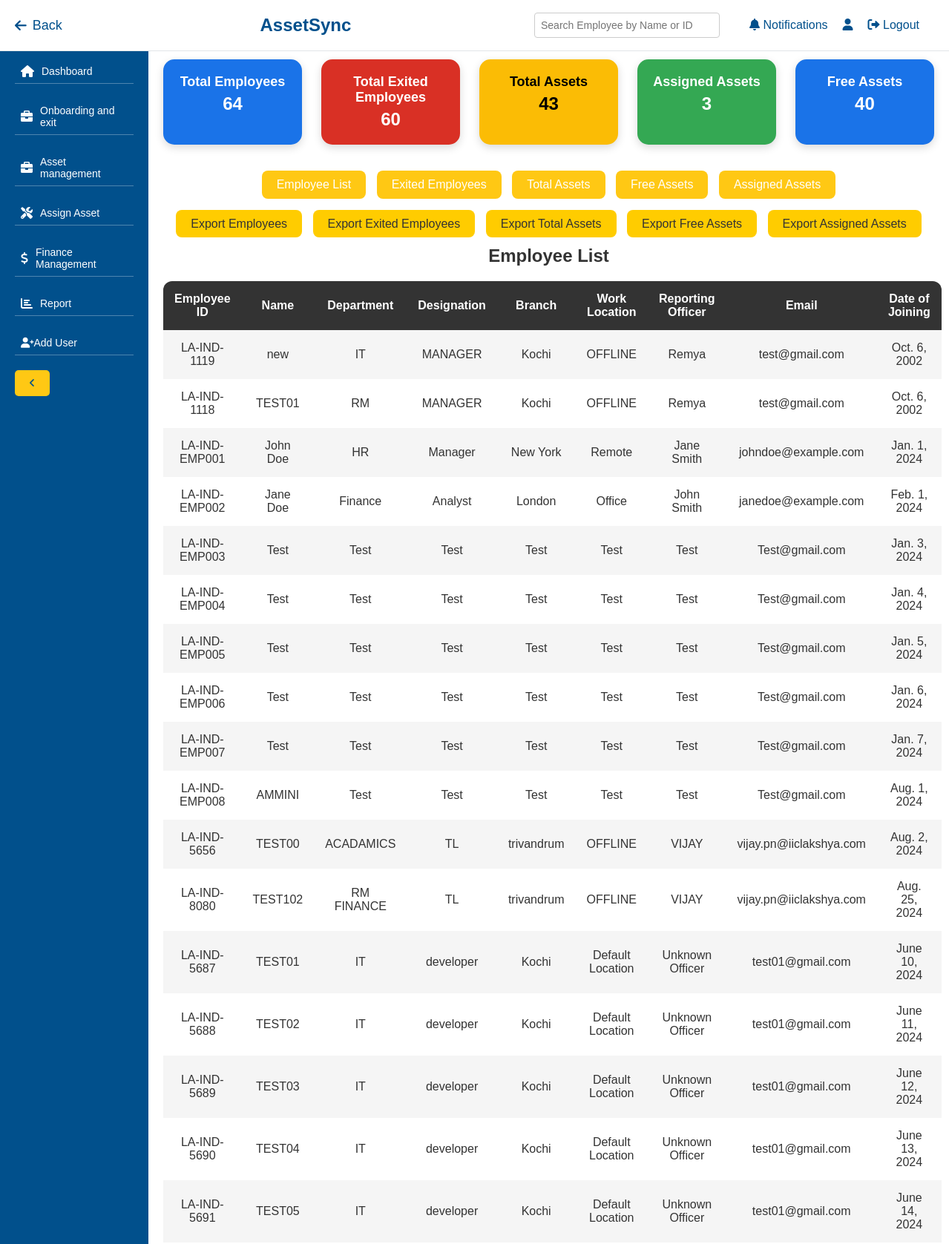
The page /report/ (upper part) on the database its author committed.
### management/models.py (models this page shows, shortened)
class Employee(models.Model):
    DEPARTMENT_CHOICES = [
        ('IT', 'IT'),
        ('HR', 'HR'),
        ('FINANCE', 'FINANCE'),
        ('RM FINANCE', 'RM FINANCE'),
        ('RM', 'RM'),
        ('ACADAMICS', 'ACADAMICS'),
        ('CC', 'CC'),
        ('ONLINE OPERATIONS', 'ONLINE OPERATIONS'),
        ('ADMIN', 'ADMIN'),
    ]
    BRANCH_CHOICES = [
        ('kannur', 'Kannur'),
        ('calicut', 'Calicut'),
        ('thrissur', 'Thrissur'),
        ('kochi', 'Kochi'),
        ('kottayam', 'Kottayam'),
        ('trivandrum', 'Trivandrum'),
    ]
    date_of_joining = models.DateField()
    employee_id = models.CharField(max_length=100, unique=True)
    name = models.CharField(max_length=200)
    department = models.CharField(max_length=100, choices=DEPARTMENT_CHOICES)
    designation = models.CharField(max_length=100)
    branch = models.CharField(max_length=100, choices=BRANCH_CHOICES)
    work_location = models.CharField(max_length=100)
    reporting_officer = models.CharField(max_length=100)
    personal_email_id = models.EmailField()
    exited = models.BooleanField(default=False)

### management/views.py (the view, shortened to what this page needs)
# urls.py: path('report/', views.report, name='report'),
def report(request):
    employees = Employee.objects.all()
    exited_employees = employees.filter(exited=True)
    DEVICE_MODELS = {
        'Laptop': Laptop,
        'Desktop': Desktop,
        'Printer': Printer,
        'iPad': iPad,
        'iPhone': iPhone,
        'Smartphone': Smartphone,
        'KeypadPhone': KeypadPhone,
        'Headset': Headset,
        'Keyboard': Keyboard,
        'Mouse': Mouse,
        'Pendrive': Pendrive,
        'HardDisk': HardDisk,
        'LanAdapter': LanAdapter,
        'SIM': SIM,
        'RentalAsset': RentalAsset,
    }
    export_type = request.GET.get('export')
    if export_type == 'employees':
        fieldnames = ['employee_id', 'name', 'department', 'designation', 'branch', 'work_location', 'reporting_officer', 'personal_email_id', 'date_of_joining']
        return export_to_csv(employees.values(*fieldnames), 'employees', fieldnames)
    employee_paginator = Paginator(employees, 50)  # Show 50 employees per page
    exited_employee_paginator = Paginator(exited_employees, 50)  # Show 50 exited employees per page
    page_number = request.GET.get('page', 1)
    employees_page_obj = employee_paginator.get_page(page_number)
    exited_employees_page_obj = exited_employee_paginator.get_page(page_number)
    departments = employees.values_list('department', flat=True)
    department_counts = Counter(departments)
    active_employees = employees.filter(exited=False)
    active_department_counts = Counter(active_employees.values_list('department', flat=True))
    exited_department_counts = Counter(exited_employees.values_list('department', flat=True))
    department_labels = list(department_counts.keys())
    active_values = [active_department_counts.get(dept, 0) for dept in department_labels]
    exited_values = [exited_department_counts.get(dept, 0) for dept in department_labels]
    total_exited = exited_employees.count()
    exited_per_department = [exited_department_counts.get(dept, 0) for dept in department_labels]
    total_assets = {
        asset_type: model.objects.count() for asset_type, model in DEVICE_MODELS.items()
    }
    total_assets_labels = list(total_assets.keys())
    total_assets_values = list(total_assets.values())
    free_assets = {
        asset_type: model.objects.filter(employee__isnull=True).count() for asset_type, model in DEVICE_MODELS.items()
    }
    free_assets_labels = list(free_assets.keys())
    free_assets_values = list(free_assets.values())
    assigned_assets_counts = Counter()
    for asset_type, model in DEVICE_MODELS.items():
        assigned_assets_queryset = model.objects.filter(employee__isnull=False)
        assigned_assets_counts[asset_type] = assigned_assets_queryset.count()
    assigned_assets_labels = list(assigned_assets_counts.keys())
    assigned_assets_values = list(assigned_assets_counts.values())
    total_assets_sum = sum(total_assets_values)
    free_assets_sum = sum(free_assets_values)
    assigned_assets_sum = sum(assigned_assets_values)
    return render(request, 'management/report.html', {
        'employees_page_obj': employees_page_obj,  # For paginated employee list
        'exited_employees_page_obj': exited_employees_page_obj,  # For paginated exited employees
        'department_labels': department_labels,
        'active_values': active_values,
        'exited_values': exited_values,
        'exited_per_department': exited_per_department,  # Data for donut chart
        'total_exited': total_exited,  # Total exited employees for display
        'total_assets': total_assets,  # Total assets data for display
        'total_assets_labels': total_assets_labels,  # Labels for total assets donut chart
        'total_assets_values': total_assets_values,  # Values for total assets donut chart
        'free_assets': free_assets,  # Free (unassigned) assets data
        'free_assets_labels': free_assets_labels,  # Labels for free assets donut chart
        'free_assets_values': free_assets_values,  # Values for free assets donut chart
        'assigned_assets_labels': assigned_assets_labels,  # Labels for assigned assets donut chart
        'assigned_assets_values': assigned_assets_values,  # Assigned asset counts for chart
        'total_assets_sum': total_assets_sum,  # Total assets count
        'free_assets_sum': free_assets_sum,  # Free assets count
        'assigned_assets_sum': assigned_assets_sum,  # Assigned assets count
    })

### management/templates/management/report.html (shortened to what this page needs)
{% extends 'management/base.html' %}
{% block content %}
<div class="counter-container">
    <div class="counter-box" style="background-color: #1a73e8; color: white;">
        <h3>Total Employees</h3>
        <p>{{ employees_page_obj.paginator.count }}</p>
    </div>
    <div class="counter-box" style="background-color: #d93025; color: white;">
        <h3>Total Exited Employees</h3>
        <p>{{ total_exited }}</p>
    </div>
    <div class="counter-box" style="background-color: #fbbc05; color: black;">
        <h3>Total Assets</h3>
        <p>{{ total_assets_sum }}</p>
    </div>
    <div class="counter-box" style="background-color: #34a853; color: white;">
        <h3>Assigned Assets</h3>
        <p>{{ assigned_assets_sum }}</p>
    </div>
    <div class="counter-box" style="background-color: #1a73e8; color: white;">
        <h3>Free Assets</h3>
        <p>{{ free_assets_sum }}</p>
    </div>
</div>
<div class="toggle-buttons-container">
    <button onclick="showSection('employeeListSection')" class="btn-toggle btn-primary">Employee List</button>
    <button onclick="showSection('exitedEmployeesSection')" class="btn-toggle btn-danger">Exited Employees</button>
    <button onclick="showSection('totalAssetsSection')" class="btn-toggle btn-success">Total Assets</button>
    <button onclick="showSection('freeAssetsSection')" class="btn-toggle btn-warning">Free Assets</button>
    <button onclick="showSection('assignedAssetsSection')" class="btn-toggle btn-info">Assigned Assets</button>
</div>
<div class="export-buttons-container">
    <a href="?export=employees" class="btn btn-export">Export Employees</a>
    <a href="?export=exited_employees" class="btn btn-export">Export Exited Employees</a>
    <a href="?export=total_assets" class="btn btn-export">Export Total Assets</a>
    <a href="?export=free_assets" class="btn btn-export">Export Free Assets</a>
    <a href="?export=assigned_assets" class="btn btn-export">Export Assigned Assets</a>
</div>
<div id="employeeListSection" style="display: none;">
    <h3 class="section-heading" style="color: #333;">Employee List</h3>
    <div class="table-responsive">
        <table class="table table-striped table-hover table-bordered professional-table">
            <thead class="thead-dark" style="background-color: #333; color: white;">
                <tr>
                    <th>Employee ID</th>
                    <th>Name</th>
                    <th>Department</th>
                    <th>Designation</th>
                    <th>Branch</th>
                    <th>Work Location</th>
                    <th>Reporting Officer</th>
                    <th>Email</th>
                    <th>Date of Joining</th>
                </tr>
            </thead>
            <tbody>
                {% for employee in employees_page_obj %}
                    <tr>
                        <td>{{ employee.employee_id }}</td>
                        <td>{{ employee.name }}</td>
                        <td>{{ employee.department }}</td>
                        <td>{{ employee.designation }}</td>
                        <td>{{ employee.branch }}</td>
                        <td>{{ employee.work_location }}</td>
                        <td>{{ employee.reporting_officer }}</td>
                        <td>{{ employee.personal_email_id }}</td>
                        <td>{{ employee.date_of_joining }}</td>
                    </tr>
                {% empty %}
                    <tr>
                        <td colspan="9">No employees found</td>
                    </tr>
                {% endfor %}
            </tbody>
        </table>
    </div>
</div>
{% endblock %}

### management/templates/management/base.html (style rules this page uses)
:root { --primary-color: #01508c; --secondary-color: #ffc814; --light-blue-color: #e9f7ff; --white-color: #ffffff; --text-color: #333333; --line-color: rgba(255, 255, 255, 0.3); --collapsed-width: 50px; --expanded-width: 200px; --dropdown-bg-color: #ffffff; --dropdown-hover-bg-color: #f1f1f1; --dropdown-border-color: #e0e0e0; }
* { margin: 0; padding: 0; box-sizing: border-box; }
body { font-family: Arial, sans-serif; background-color: var(--light-blue-color); color: var(--text-color); }
button, .btn { background-color: var(--secondary-color); color: var(--primary-color); border: none; padding: 10px 20px; border-radius: 5px; cursor: pointer; transition: background-color 0.3s, color 0.3s; }

### management/templates/management/report.html (style rules this page uses)
.counter-container { display: flex; justify-content: space-between; margin-bottom: 30px; gap: 20px; }
.counter-box { padding: 20px; border-radius: 15px; box-shadow: 0 4px 12px rgba(0, 0, 0, 0.15); text-align: center; width: 18%; transition: transform 0.3s ease, box-shadow 0.3s ease; }
.counter-box h3 { font-size: 18px; margin-bottom: 5px; }
.counter-box p { font-size: 24px; font-weight: bold; }
.professional-table { font-size: 16px; border-collapse: separate; border-spacing: 0; border-radius: 12px; overflow: hidden; }
.professional-table th, .professional-table td { padding: 15px; text-align: center; border: none; }
.professional-table thead { background-color: #4a4a4a; color: white; }
.professional-table tbody tr:nth-child(odd) { background-color: #f5f5f5; }
.btn-toggle, .btn-export { font-size: 16px; padding: 10px 20px; margin: 5px; border-radius: 8px; transition: background-color 0.3s ease, box-shadow 0.3s ease; text-decoration: none; color: white; }
.btn-export { background-color: #ffcc00; border: none; color: #333; text-decoration: none; padding: 10px 20px; font-size: 16px; border-radius: 8px; transition: background-color 0.3s ease, box-shadow 0.3s ease; }
.section-heading { text-align: center; font-size: 24px; font-weight: bold; margin-bottom: 20px; }
.toggle-buttons-container, .export-buttons-container { text-align: center; margin-bottom: 20px; }

### rows shown on the page
Employee: employee_id "LA-IND-1119", name "new", department "IT", designation "MANAGER", branch "Kochi", work_location "OFFLINE", reporting_officer "Remya", personal_email_id "test@gmail.com", date_of_joining "Oct. 6, 2002"
Employee: employee_id "LA-IND-1118", name "TEST01", department "RM", designation "MANAGER", branch "Kochi", work_location "OFFLINE", reporting_officer "Remya", personal_email_id "test@gmail.com", date_of_joining "Oct. 6, 2002"
Employee: employee_id "LA-IND-EMP001", name "John Doe", department "HR", designation "Manager", branch "New York", work_location "Remote", reporting_officer "Jane Smith", personal_email_id "johndoe@example.com", date_of_joining "Jan. 1, 2024"
Employee: employee_id "LA-IND-EMP002", name "Jane Doe", department "Finance", designation "Analyst", branch "London", work_location "Office", reporting_officer "John Smith", personal_email_id "janedoe@example.com", date_of_joining "Feb. 1, 2024"
Employee: employee_id "LA-IND-EMP003", name "Test", department "Test", designation "Test", branch "Test", work_location "Test", reporting_officer "Test", personal_email_id "Test@gmail.com", date_of_joining "Jan. 3, 2024"
Employee: employee_id "LA-IND-EMP004", name "Test", department "Test", designation "Test", branch "Test", work_location "Test", reporting_officer "Test", personal_email_id "Test@gmail.com", date_of_joining "Jan. 4, 2024"
Employee: employee_id "LA-IND-EMP005", name "Test", department "Test", designation "Test", branch "Test", work_location "Test", reporting_officer "Test", personal_email_id "Test@gmail.com", date_of_joining "Jan. 5, 2024"
Employee: employee_id "LA-IND-EMP006", name "Test", department "Test", designation "Test", branch "Test", work_location "Test", reporting_officer "Test", personal_email_id "Test@gmail.com", date_of_joining "Jan. 6, 2024"
Employee: employee_id "LA-IND-EMP007", name "Test", department "Test", designation "Test", branch "Test", work_location "Test", reporting_officer "Test", personal_email_id "Test@gmail.com", date_of_joining "Jan. 7, 2024"
Employee: employee_id "LA-IND-EMP008", name "AMMINI", department "Test", designation "Test", branch "Test", work_location "Test", reporting_officer "Test", personal_email_id "Test@gmail.com", date_of_joining "Aug. 1, 2024"
Employee: employee_id "LA-IND-5656", name "TEST00", department "ACADAMICS", designation "TL", branch "trivandrum", work_location "OFFLINE", reporting_officer "VIJAY", personal_email_id "vijay.pn@iiclakshya.com", date_of_joining "Aug. 2, 2024"
Employee: employee_id "LA-IND-8080", name "TEST102", department "RM FINANCE", designation "TL", branch "trivandrum", work_location "OFFLINE", reporting_officer "VIJAY", personal_email_id "vijay.pn@iiclakshya.com", date_of_joining "Aug. 25, 2024"
Employee: employee_id "LA-IND-5687", name "TEST01", department "IT", designation "developer", branch "Kochi", work_location "Default Location", reporting_officer "Unknown Officer", personal_email_id "test01@gmail.com", date_of_joining "June 10, 2024"
Employee: employee_id "LA-IND-5688", name "TEST02", department "IT", designation "developer", branch "Kochi", work_location "Default Location", reporting_officer "Unknown Officer", personal_email_id "test01@gmail.com", date_of_joining "June 11, 2024"
Employee: employee_id "LA-IND-5689", name "TEST03", department "IT", designation "developer", branch "Kochi", work_location "Default Location", reporting_officer "Unknown Officer", personal_email_id "test01@gmail.com", date_of_joining "June 12, 2024"
Employee: employee_id "LA-IND-5690", name "TEST04", department "IT", designation "developer", branch "Kochi", work_location "Default Location", reporting_officer "Unknown Officer", personal_email_id "test01@gmail.com", date_of_joining "June 13, 2024"
Employee: employee_id "LA-IND-5691", name "TEST05", department "IT", designation "developer", branch "Kochi", work_location "Default Location", reporting_officer "Unknown Officer", personal_email_id "test01@gmail.com", date_of_joining "June 14, 2024"

### other values the page prints
{{ employees_page_obj.paginator.count }} "64"
{{ total_exited }} "60"
{{ total_assets_sum }} "43"
{{ assigned_assets_sum }} "3"
{{ free_assets_sum }} "40"
